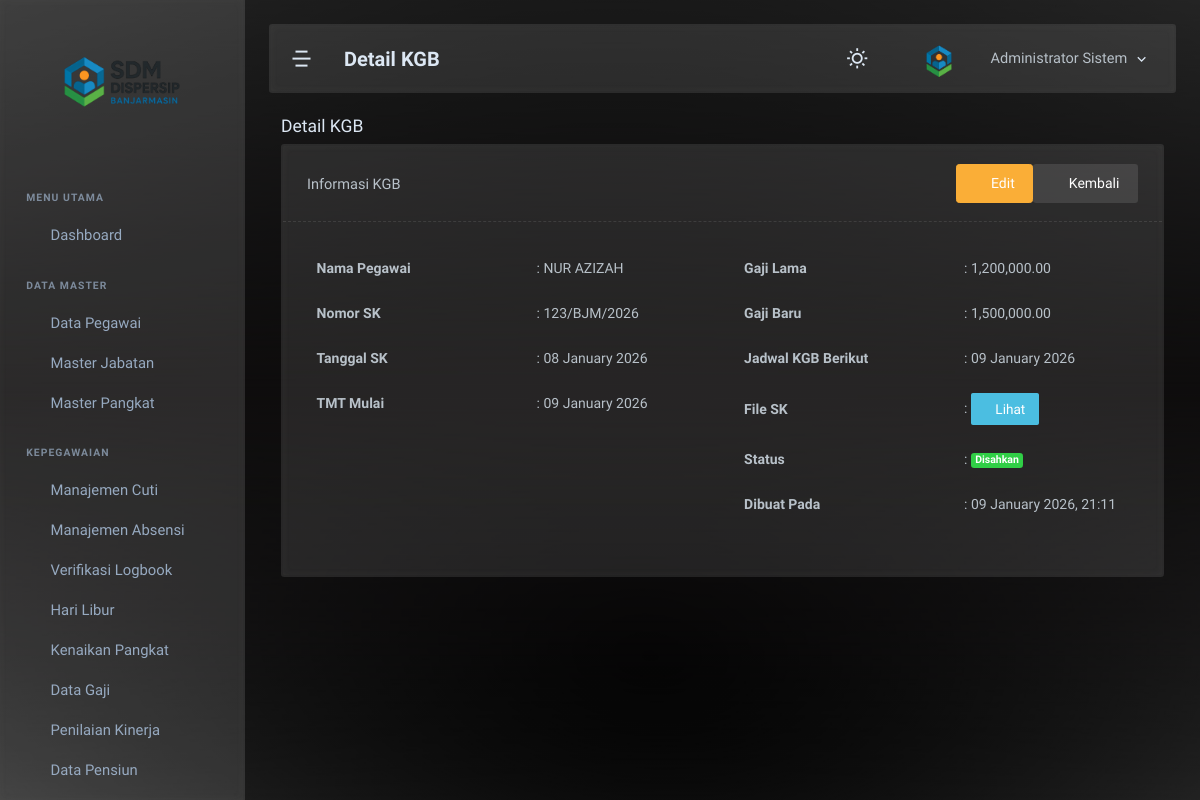
The page /admin/kgb/detail.php?id=2 (signed in) on the database its author committed.
### tables this page shows
CREATE TABLE `kgb` (
  `kgb_id` int NOT NULL,
  `pegawai_id` int NOT NULL,
  `nomor_sk` varchar(100) DEFAULT NULL,
  `tanggal_sk` date DEFAULT NULL,
  `tmt_mulai` date NOT NULL,
  `gaji_lama` decimal(12,2) DEFAULT NULL,
  `gaji_baru` decimal(12,2) DEFAULT NULL,
  `jadwal_kgb_berikut` date DEFAULT NULL,
  `file_sk` varchar(255) DEFAULT NULL,
  `status` enum('Draft','Disahkan') DEFAULT 'Draft',
  `created_at` datetime DEFAULT CURRENT_TIMESTAMP
);

CREATE TABLE `pegawai` (
  `pegawai_id` int NOT NULL,
  `user_id` int DEFAULT NULL,
  `nik` varchar(20) NOT NULL,
  `nip` varchar(30) DEFAULT NULL,
  `nama_lengkap` varchar(150) NOT NULL,
  `jk` enum('L','P') NOT NULL,
  `tgl_lahir` date DEFAULT NULL,
  `status_kepegawaian` enum('PNS','PPPK','Honorer','Kontrak') NOT NULL,
  `jabatan_id` int DEFAULT NULL,
  `pangkat_id` int DEFAULT NULL,
  `tgl_mulai_kerja` date DEFAULT NULL,
  `alamat` text,
  `status_aktif` enum('Aktif','Pensiun','Pindah','Meninggal','Nonaktif') DEFAULT 'Aktif',
  `tmt_pensiun` date DEFAULT NULL,
  `created_at` datetime DEFAULT CURRENT_TIMESTAMP,
  `updated_at` datetime DEFAULT CURRENT_TIMESTAMP ON UPDATE CURRENT_TIMESTAMP
);

### admin/kgb/detail.php (the view, shortened to what this page needs)
<?php
require_once '../../config/koneksi.php';
$id = isset($_GET['id']) ? intval($_GET['id']) : 0;
$sql = "SELECT k.*, p.nama_lengkap FROM kgb k JOIN pegawai p ON k.pegawai_id=p.pegawai_id WHERE k.kgb_id=?";
$stmt = mysqli_prepare($koneksi, $sql);
mysqli_stmt_bind_param($stmt, 'i', $id);
mysqli_stmt_execute($stmt);
$res = mysqli_stmt_get_result($stmt);
$kgb = mysqli_fetch_assoc($res);
include '../../includes/header.php';
include '../../includes/sidebar.php';
include '../../includes/navbar.php';
?>
<div class="page-container"><div class="page-content"><div class="container-xxl">
<div class="row"><div class="col-12"><div class="page-title-box"><h4 class="page-title">Detail KGB</h4></div></div></div>
<div class="card"><div class="card-header border-bottom border-dashed d-flex justify-content-between align-items-center"><h5 class="card-title mb-0">Informasi KGB</h5><div><a href="/sdm_dispersip/admin/kgb/edit.php?id=<?php echo $id; ?>" class="btn btn-warning"><i class="ti ti-pencil me-1"></i>Edit</a><a href="/sdm_dispersip/admin/kgb/kgb.php" class="btn btn-light"><i class="ti ti-arrow-left me-1"></i>Kembali</a></div></div>
<div class="card-body">
<div class="row">
<div class="col-md-6"><table class="table table-borderless">
<tr><th width="220">Nama Pegawai</th><td>: <?php echo htmlspecialchars($kgb['nama_lengkap']); ?></td></tr>
<tr><th>Nomor SK</th><td>: <?php echo htmlspecialchars($kgb['nomor_sk'] ?? '-'); ?></td></tr>
<tr><th>Tanggal SK</th><td>: <?php echo $kgb['tanggal_sk'] ? date('d F Y', strtotime($kgb['tanggal_sk'])) : '-'; ?></td></tr>
<tr><th>TMT Mulai</th><td>: <?php echo $kgb['tmt_mulai'] ? date('d F Y', strtotime($kgb['tmt_mulai'])) : '-'; ?></td></tr>
</table></div>
<div class="col-md-6"><table class="table table-borderless">
<tr><th width="220">Gaji Lama</th><td>: <?php echo is_null($kgb['gaji_lama']) ? '-' : number_format((float)$kgb['gaji_lama'],2); ?></td></tr>
<tr><th>Gaji Baru</th><td>: <?php echo is_null($kgb['gaji_baru']) ? '-' : number_format((float)$kgb['gaji_baru'],2); ?></td></tr>
<tr><th>Jadwal KGB Berikut</th><td>: <?php echo $kgb['jadwal_kgb_berikut'] ? date('d F Y', strtotime($kgb['jadwal_kgb_berikut'])) : '-'; ?></td></tr>
<tr><th>File SK</th><td>: <?php if (!empty($kgb['file_sk'])) { echo '<a href="/sdm_dispersip/'.htmlspecialchars($kgb['file_sk']).'" target="_blank" class="btn btn-sm btn-info"><i class="ti ti-file-text"></i> Lihat</a>'; } else { echo '-'; } ?></td></tr>
<tr><th>Status</th><td>: <span class="badge bg-<?php echo ($kgb['status']==='Disahkan')?'success':'secondary'; ?>"><?php echo htmlspecialchars($kgb['status']); ?></span></td></tr>
<tr><th>Dibuat Pada</th><td>: <?php echo $kgb['created_at'] ? date('d F Y, H:i', strtotime($kgb['created_at'])) : '-'; ?></td></tr>
</table></div>
</div>
</div></div>
</div></div></div>
<?php include '../../includes/footer.php'; ?>

### rows shown on the page
kgb: pegawai.nama_lengkap "NUR AZIZAH", nomor_sk "123/BJM/2026", tanggal_sk "08 January 2026", tmt_mulai "09 January 2026", gaji_lama "1,200,000.00", gaji_baru "1,500,000.00", jadwal_kgb_berikut "09 January 2026", status "Disahkan", created_at "09 January 2026, 21:11"

### other values the page prints
$page_title "Detail KGB"
$_SESSION['nama_lengkap'] "Administrator Sistem"
